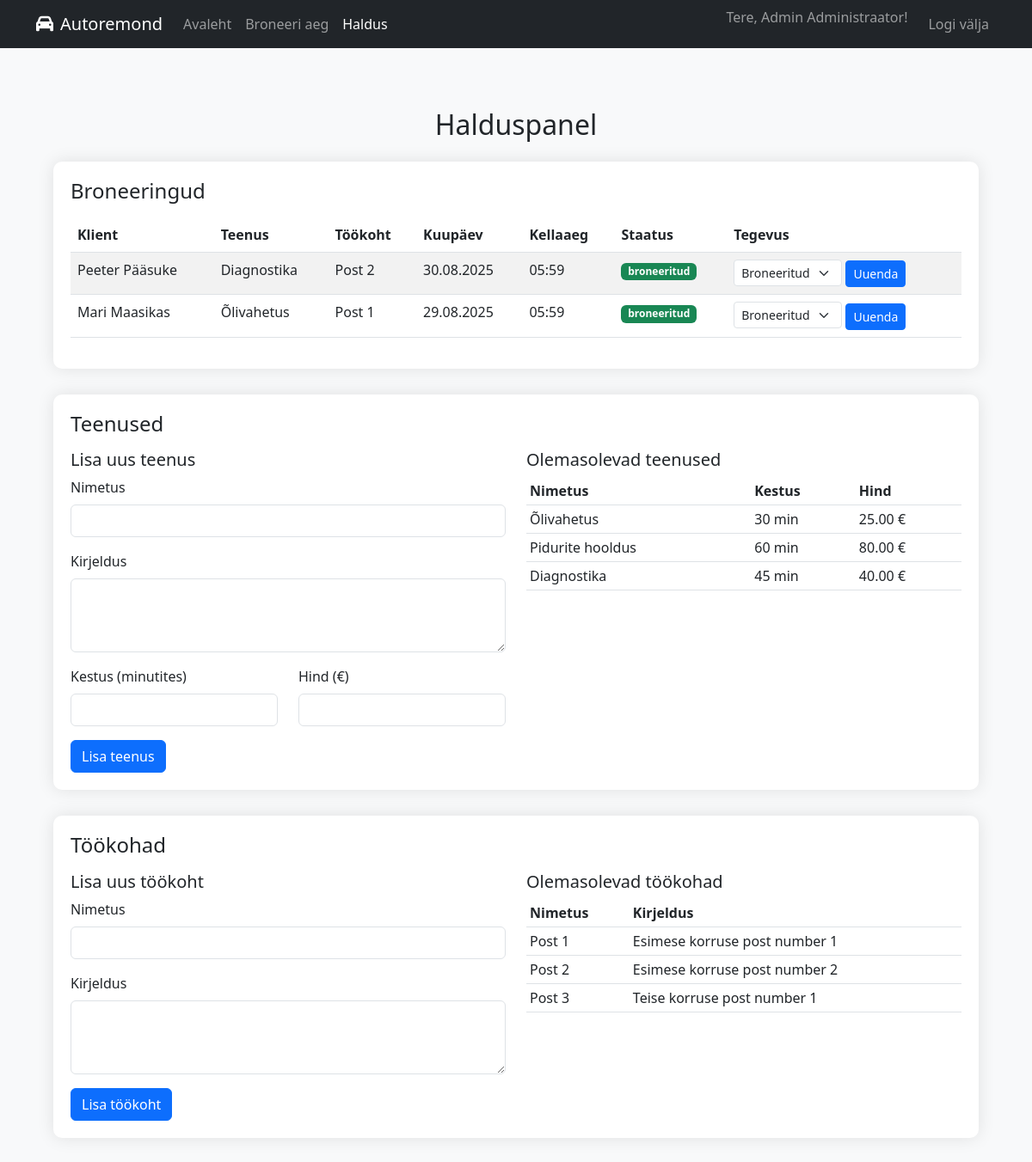
The page /Iseseisevtoo/admin.php (signed in) on the database its author committed.
### tables this page shows
CREATE TABLE broneeringud (
    id INT PRIMARY KEY AUTO_INCREMENT,
    klient_id INT NOT NULL,
    teenus_id INT NOT NULL,
    tookoht_id INT NOT NULL,
    algus_aeg DATETIME NOT NULL,
    lopp_aeg DATETIME NOT NULL,
    staatus ENUM('broneeritud', 'tehtud', 'tyhistatud') DEFAULT 'broneeritud',
    loomise_aeg TIMESTAMP DEFAULT CURRENT_TIMESTAMP,
    FOREIGN KEY (klient_id) REFERENCES kliendid(id) ON DELETE CASCADE,
    FOREIGN KEY (teenus_id) REFERENCES teenused(id) ON DELETE CASCADE,
    FOREIGN KEY (tookoht_id) REFERENCES tookohad(id) ON DELETE CASCADE
);

CREATE TABLE kliendid (
    id INT PRIMARY KEY AUTO_INCREMENT,
    eesnimi VARCHAR(50) NOT NULL,
    perekonnanimi VARCHAR(50) NOT NULL,
    isikukood VARCHAR(11) NOT NULL UNIQUE,
    email VARCHAR(100) NOT NULL,
    telefon VARCHAR(20),
    registreerimise_aeg TIMESTAMP DEFAULT CURRENT_TIMESTAMP
);

CREATE TABLE teenused (
    id INT PRIMARY KEY AUTO_INCREMENT,
    nimetus VARCHAR(100) NOT NULL,
    kirjeldus TEXT,
    kestus_minutites INT NOT NULL,  
    hind DECIMAL(10,2) NOT NULL,
    aktiivne BOOLEAN DEFAULT TRUE
);

CREATE TABLE tookohad (
    id INT PRIMARY KEY AUTO_INCREMENT,
    nimetus VARCHAR(50) NOT NULL,
    kirjeldus TEXT,
    aktiivne BOOLEAN DEFAULT TRUE
);

### Iseseisevtoo/admin.php (the view, shortened to what this page needs)
<?php
$conn = connectDB();
$sql_broneeringud = "SELECT b.*, t.nimetus as teenus_nimi, tk.nimetus as tookoht_nimi,
                     k.eesnimi, k.perekonnanimi, k.email
                     FROM broneeringud b
                     JOIN teenused t ON b.teenus_id = t.id
                     JOIN tookohad tk ON b.tookoht_id = tk.id
                     JOIN kliendid k ON b.klient_id = k.id
                     ORDER BY b.algus_aeg DESC";
$result_broneeringud = $conn->query($sql_broneeringud);
$sql_teenused = "SELECT * FROM teenused";
$result_teenused = $conn->query($sql_teenused);
$sql_tookohad = "SELECT * FROM tookohad";
$result_tookohad = $conn->query($sql_tookohad);
?>
<!DOCTYPE html>
<html lang="et">
<head>
    <link href="https://cdn.jsdelivr.net/npm/bootstrap@5.3.0/dist/css/bootstrap.min.css" rel="stylesheet">
    <link rel="stylesheet" href="https://cdnjs.cloudflare.com/ajax/libs/font-awesome/6.4.0/css/all.min.css">
</head>
<body>
    <nav class="navbar navbar-expand-lg navbar-dark bg-dark">
        <div class="container">
            <a class="navbar-brand" href="index.php">
                <i class="fas fa-car me-2"></i>Autoremond
            </a>
            <div class="collapse navbar-collapse" id="navbarNav">
                <ul class="navbar-nav me-auto">
                    <li class="nav-item">
                        <a class="nav-link" href="index.php">Avaleht</a>
                    </li>
                    <li class="nav-item">
                        <a class="nav-link" href="broneering.php">Broneeri aeg</a>
                    </li>
                    <li class="nav-item">
                        <a class="nav-link active" href="admin.php">Haldus</a>
                    </li>
                </ul>
                <ul class="navbar-nav">
                    <li class="nav-item">
                        <span class="navbar-text me-3">Tere, <?php echo $_SESSION['user_name']; ?>!</span>
                    </li>
                    <li class="nav-item">
                        <a class="nav-link" href="logout.php">Logi välja</a>
                    </li>
                </ul>
            </div>
        </div>
    </nav>
    <div class="container">
        <div class="admin-container">
            <h2 class="text-center mb-4">Halduspanel</h2>
            <div class="admin-section">
                <h4 class="mb-3">Broneeringud</h4>
                <div class="table-responsive">
                    <table class="table table-striped">
                        <thead>
                            <tr>
                                <th>Klient</th>
                                <th>Teenus</th>
                                <th>Töökoht</th>
                                <th>Kuupäev</th>
                                <th>Kellaaeg</th>
                                <th>Staatus</th>
                                <th>Tegevus</th>
                            </tr>
                        </thead>
                        <tbody>
                            <?php while($broneering = $result_broneeringud->fetch_assoc()): ?>
                            <tr>
                                <td><?php echo $broneering['eesnimi'] . ' ' . $broneering['perekonnanimi']; ?></td>
                                <td><?php echo $broneering['teenus_nimi']; ?></td>
                                <td><?php echo $broneering['tookoht_nimi']; ?></td>
                                <td><?php echo date('d.m.Y', strtotime($broneering['algus_aeg'])); ?></td>
                                <td><?php echo date('H:i', strtotime($broneering['algus_aeg'])); ?></td>
                                <td>
                                    <span class="badge
                                        <?php
                                        if ($broneering['staatus'] == 'broneeritud') echo 'bg-success';
                                        elseif ($broneering['staatus'] == 'tehtud') echo 'bg-primary';
                                        else echo 'bg-danger';
                                        ?>
                                    "><?php echo $broneering['staatus']; ?></span>
                                </td>
                                <td>
                                    <form method="POST" action="" class="d-inline">
                                        <select name="staatus" class="form-select form-select-sm d-inline" style="width: auto;">
                                            <option value="broneeritud" <?php if ($broneering['staatus'] == 'broneeritud') echo 'selected'; ?>>Broneeritud</option>
                                        </select>
                                        <button type="submit" name="update_booking" class="btn btn-sm btn-primary">Uuenda</button>
                                    </form>
                                </td>
                            </tr>
                            <?php endwhile; ?>
                        </tbody>
                    </table>
                </div>
            </div>
            <div class="admin-section">
                <h4 class="mb-3">Teenused</h4>
                <div class="row">
                    <div class="col-md-6">
                        <h5>Lisa uus teenus</h5>
                        <form method="POST" action="">
                            <div class="mb-3">
                                <label for="nimetus" class="form-label">Nimetus</label>
                                <input type="text" class="form-control" id="nimetus" name="nimetus" required>
                            </div>
                            <div class="mb-3">
                                <label for="kirjeldus" class="form-label">Kirjeldus</label>
                                <textarea class="form-control" id="kirjeldus" name="kirjeldus" rows="3"></textarea>
                            </div>
                            <div class="row">
                                <div class="col-md-6 mb-3">
                                    <label for="kestus" class="form-label">Kestus (minutites)</label>
                                    <input type="number" class="form-control" id="kestus" name="kestus" required min="1">
                                </div>
                                <div class="col-md-6 mb-3">
                                    <label for="hind" class="form-label">Hind (€)</label>
                                    <input type="number" step="0.01" class="form-control" id="hind" name="hind" required min="0">
                                </div>
                            </div>
                            <button type="submit" name="add_service" class="btn btn-primary">Lisa teenus</button>
                        </form>
                    </div>
                    <div class="col-md-6">
                        <h5>Olemasolevad teenused</h5>
                        <div class="table-responsive">
                            <table class="table table-sm">
                                <thead>
                                    <tr>
                                        <th>Nimetus</th>
                                        <th>Kestus</th>
                                        <th>Hind</th>
                                    </tr>
                                </thead>
                                <tbody>
                                    <?php while($teenus = $result_teenused->fetch_assoc()): ?>
                                    <tr>
                                        <td><?php echo $teenus['nimetus']; ?></td>
                                        <td><?php echo $teenus['kestus_minutites']; ?> min</td>
                                        <td><?php echo $teenus['hind']; ?> €</td>
                                    </tr>
                                    <?php endwhile; ?>
                                </tbody>
                            </table>
                        </div>
                    </div>
                </div>
            </div>
            <div class="admin-section">
                <h4 class="mb-3">Töökohad</h4>
                <div class="row">
                    <div class="col-md-6">
                        <h5>Lisa uus töökoht</h5>
                        <form method="POST" action="">
                            <div class="mb-3">
                                <label for="nimetus" class="form-label">Nimetus</label>
                                <input type="text" class="form-control" id="nimetus" name="nimetus" required>
                            </div>
                            <div class="mb-3">
                                <label for="kirjeldus" class="form-label">Kirjeldus</label>
                                <textarea class="form-control" id="kirjeldus" name="kirjeldus" rows="3"></textarea>
                            </div>
                            <button type="submit" name="add_workstation" class="btn btn-primary">Lisa töökoht</button>
                        </form>
                    </div>
                    <div class="col-md-6">
                        <h5>Olemasolevad töökohad</h5>
                        <div class="table-responsive">
                            <table class="table table-sm">
                                <thead>
                                    <tr>
                                        <th>Nimetus</th>
                                        <th>Kirjeldus</th>
                                    </tr>
                                </thead>
                                <tbody>
                                    <?php while($tookoht = $result_tookohad->fetch_assoc()): ?>
                                    <tr>
                                        <td><?php echo $tookoht['nimetus']; ?></td>
                                        <td><?php echo $tookoht['kirjeldus']; ?></td>
                                    </tr>
                                    <?php endwhile; ?>
                                </tbody>
                            </table>
                        </div>
                    </div>
                </div>
            </div>
        </div>
    </div>
</body>
</html>

### Iseseisevtoo/admin.php (style rules this page uses)
body { background-color: #f8f9fa; }
.admin-container { max-width: 1400px; margin: 50px auto; padding: 20px; }
.admin-section { background-color: white; border-radius: 10px; box-shadow: 0 0 20px rgba(0,0,0,0.1); padding: 20px; margin-bottom: 30px; }

### rows shown on the page
broneeringud: klient.eesnimi "Peeter", klient.perekonnanimi "Pääsuke", teenus.nimetus "Diagnostika", tookoht.nimetus "Post 2", algus_aeg "30.08.2025", algus_aeg "05:59", staatus "broneeritud", staatus "Broneeritud"
broneeringud: klient.eesnimi "Mari", klient.perekonnanimi "Maasikas", teenus.nimetus "Õlivahetus", tookoht.nimetus "Post 1", algus_aeg "29.08.2025", algus_aeg "05:59", staatus "broneeritud", staatus "Broneeritud"
teenused: nimetus "Õlivahetus", kestus_minutites "30", hind "25.00"
teenused: nimetus "Pidurite hooldus", kestus_minutites "60", hind "80.00"
teenused: nimetus "Diagnostika", kestus_minutites "45", hind "40.00"
tookohad: nimetus "Post 1", kirjeldus "Esimese korruse post number 1"
tookohad: nimetus "Post 2", kirjeldus "Esimese korruse post number 2"
tookohad: nimetus "Post 3", kirjeldus "Teise korruse post number 1"

### other values the page prints
$_SESSION['user_name'] "Admin Administraator"
